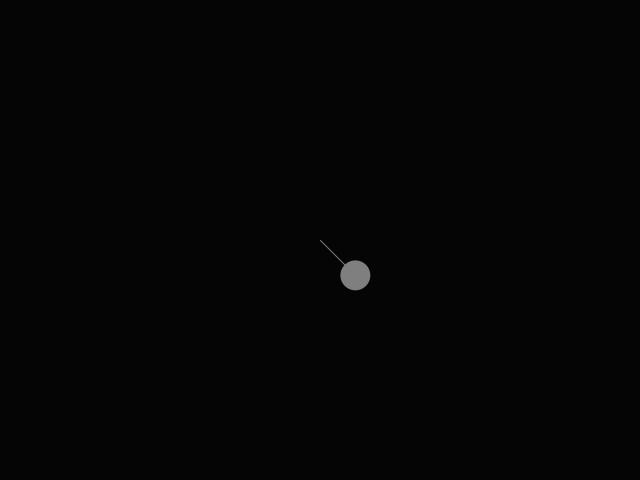
Frame 1 (no input)
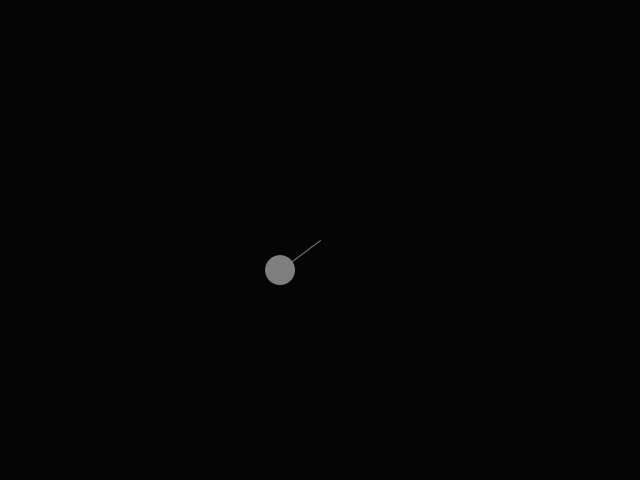
Frame 60 (the mouse pressed at the canvas centre just before this capture)
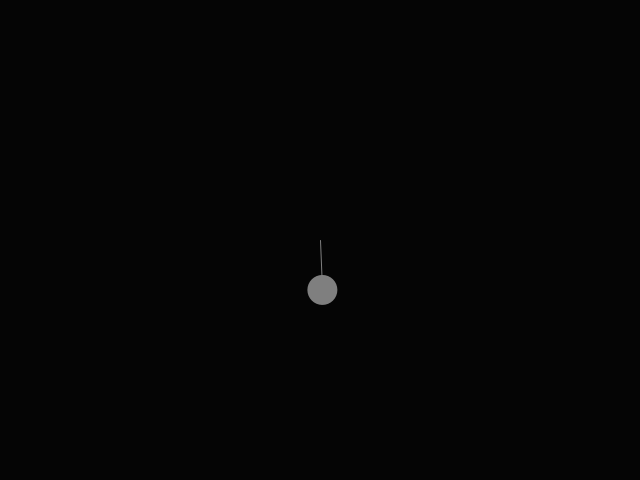
Frame 120 (the mouse held since frame 60 and released just before this capture)

The Processing sketch that drew these frames (run headless with seeded random() and noise(); from frame 60 on, the mouse is pressed at the canvas centre):

// Processing sketch: polarCoordinates
// ── polarCoordinates.pde
float r = 50;
float a = PI/4;
float aVel=0,aAcc=0.001;

void setup() {
  size(640, 480);
  background(0);
}

void draw() {
  background(05);
  translate(width/2, height/2);
  float x=r * cos(a);
  float y=r * sin(a);
  a += aVel;
  aVel += aAcc;
  fill(127);
  stroke(127);
  line(0, 0, x, y);
  noStroke();
  ellipse(x, y, 30, 30);
}
